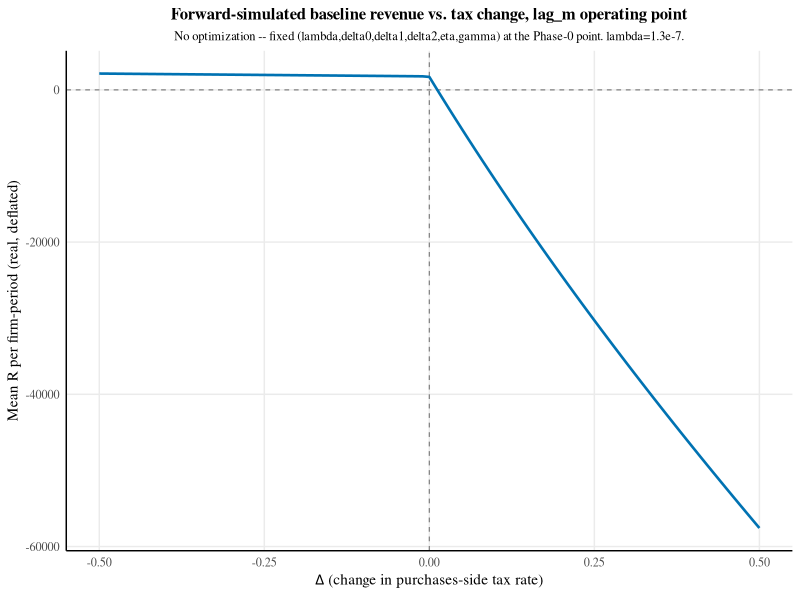
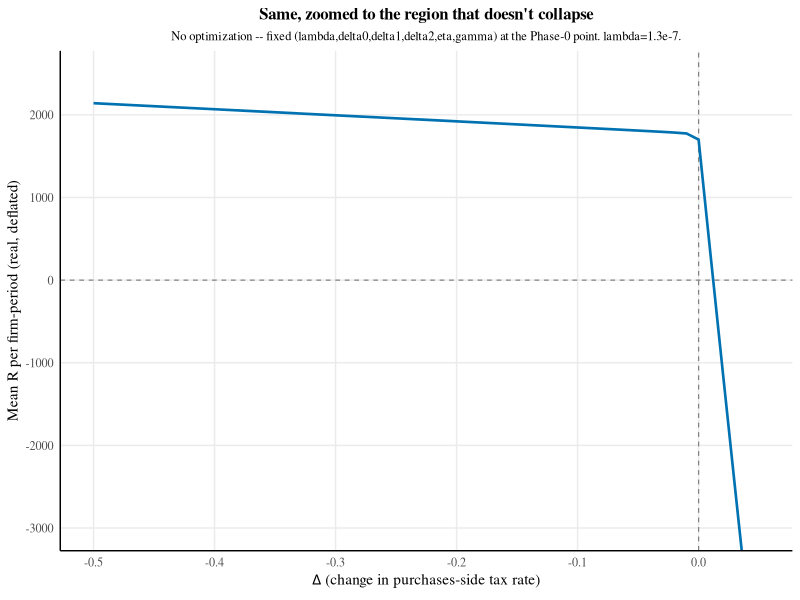

Write R code to recreate these figures, in order.
## Forward-simulated (no optimization) baseline revenue across a fine Delta
## grid (-0.5 to 0.5, step 0.01), at the fixed Phase-0 operating point --
## used to pick a sensible Delta range for the actual (Delta,R) joint grid,
## given the closed-form e'(Delta) blows up fast at this lambda. 2026-09-10.

library(tidyverse)

df <- read.csv("Code/Products/1264-revenue-baseline-finegrid-lag_m.csv")

wong_red <- "#D55E00"; wong_blue <- "#0072B2"

p <- ggplot(df, aes(x = Delta, y = mean_R_real)) +
    geom_hline(yintercept = 0, color = "grey50", linewidth = 0.4, linetype = "dashed") +
    geom_vline(xintercept = 0, color = "grey50", linewidth = 0.4, linetype = "dashed") +
    geom_line(color = wong_blue, linewidth = 0.9) +
    labs(x = expression(Delta~"(change in purchases-side tax rate)"),
         y = "Mean R per firm-period (real, deflated)",
         title = "Forward-simulated baseline revenue vs. tax change, lag_m operating point",
         subtitle = "No optimization -- fixed (lambda,delta0,delta1,delta2,eta,gamma) at the Phase-0 point. lambda=1.3e-7.") +
    theme_minimal() +
    theme(
        panel.grid.minor = element_blank(),
        axis.line = element_line(color = "black", linetype = "solid"),
        plot.title = element_text(family = "Times", size = 12, face = "bold", hjust = 0.5),
        plot.subtitle = element_text(family = "Times", size = 9, hjust = 0.5),
        text = element_text(family = "Times")
    )
ggsave("Paper/images/1264-revenue-finegrid-full.png", p, width = 9, height = 6, dpi = 300)

## Zoomed version around where it actually stays sane (-0.5 to 0.05)
p2 <- p + coord_cartesian(xlim = c(-0.5, 0.05), ylim = c(-3000, 2500)) +
    labs(title = "Same, zoomed to the region that doesn't collapse")
ggsave("Paper/images/1264-revenue-finegrid-zoom.png", p2, width = 9, height = 6, dpi = 300)

cat("Saved: Paper/images/1264-revenue-finegrid-full.png\n")
cat("Saved: Paper/images/1264-revenue-finegrid-zoom.png\n")
